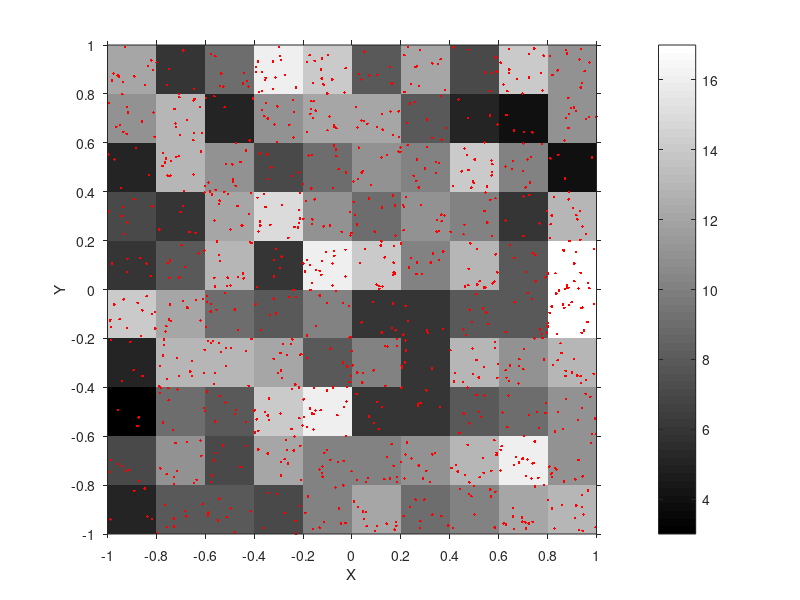

Here is the MATLAB script that generated this plot:
clc
clear
close all

% 2D points, both coordinates in the range [-1,1]
XY = rand(1000,2)*2 - 1;

% define equal-sized bins that divide the [-1,1] grid into 10x10 quadrants
mn = [-1 -1]; mx = [1 1];  % mn = min(XY); mx = max(XY);
N = 10;
edges = linspace(mn(1), mx(1), N+1);

% map points to bins
% We fix HISTC handling of last edge, so the intervals become:
% [-1, -0.8), [-0.8, -0.6), ..., [0.6, 0.8), [0.8, 1]
% (note the last interval is closed on the right side)
[~,subs] = histc(XY, edges, 1);  %#ok<HISTC>
subs(subs==N+1) = N;

% 2D histogram of bins count
H = accumarray(subs, 1, [N N]);

% plot histogram
imagesc(H.'); axis image xy
set(gca, 'TickDir','out')
colormap gray; colorbar
xlabel('X'); ylabel('Y')

% show bin intervals
ticks = (0:N)+0.5;
labels = strtrim(cellstr(num2str(edges(:),'%g')));
set(gca, 'XTick',ticks, 'XTickLabel',labels, ...
    'YTick',ticks, 'YTickLabel',labels)

% plot 2D points on top, correctly scaled from [-1,1] to [0,N]+0.5
XY2 = bsxfun(@rdivide, bsxfun(@minus, XY, mn), mx-mn) * N + 0.5;
line(XY2(:,1), XY2(:,2), 'LineStyle','none', 'Marker','.', 'Color','r')